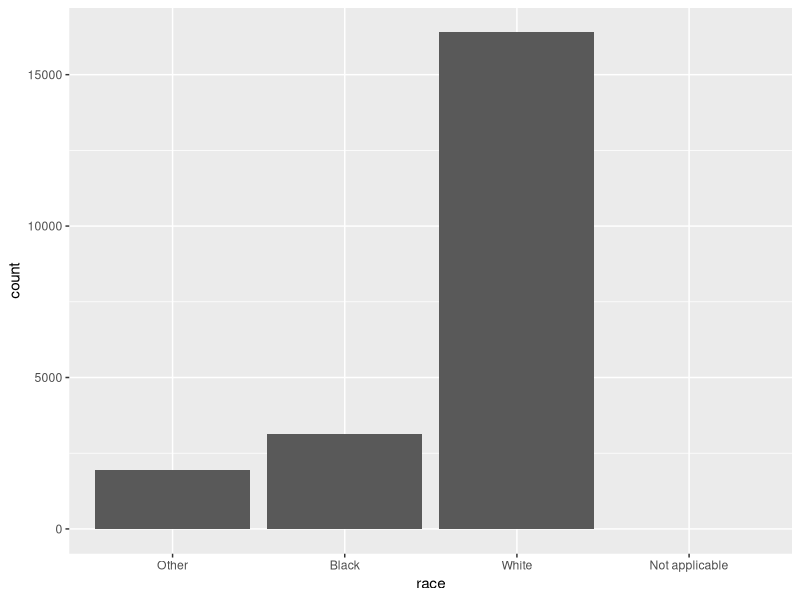
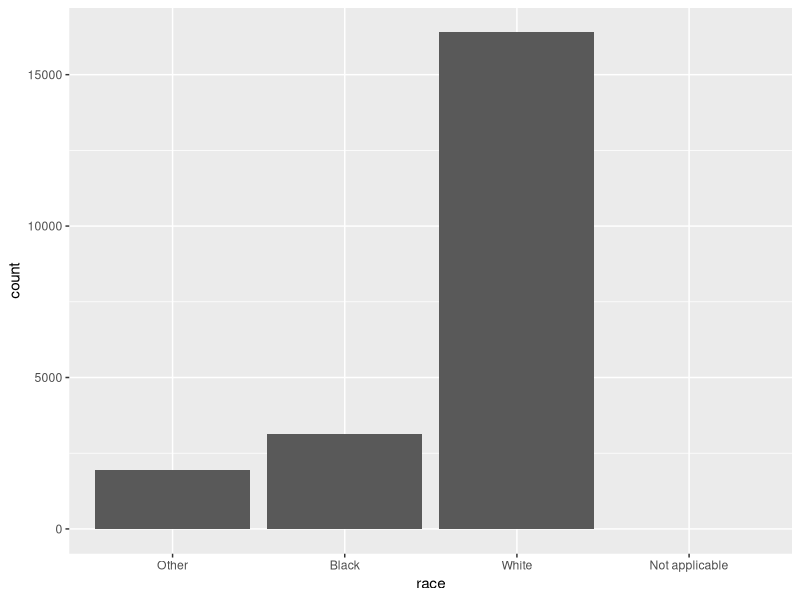
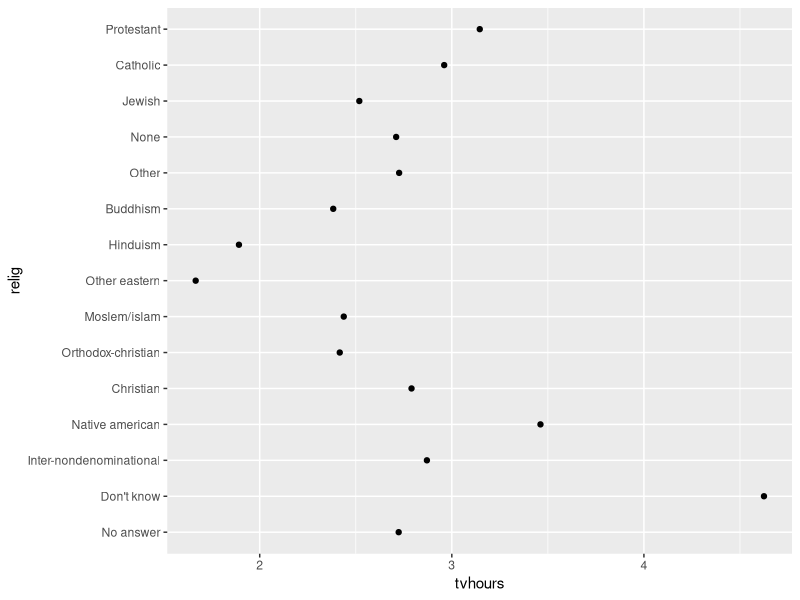
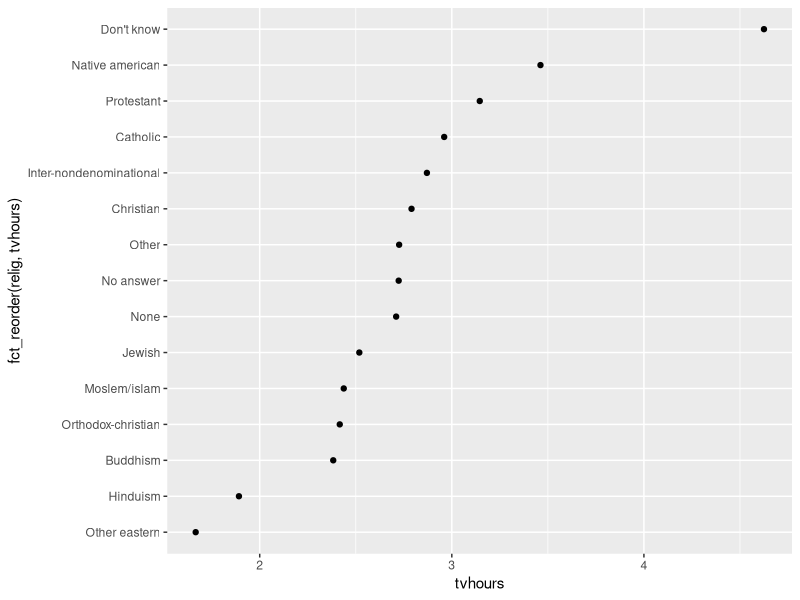
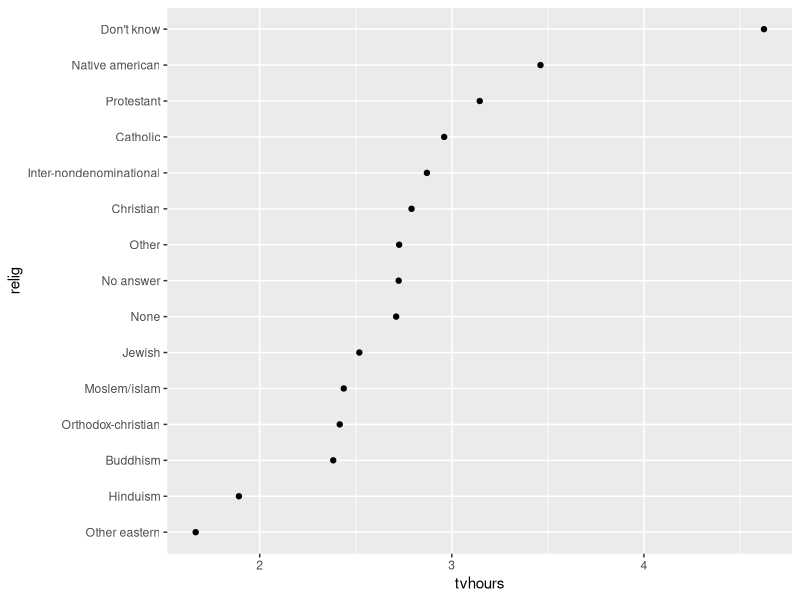
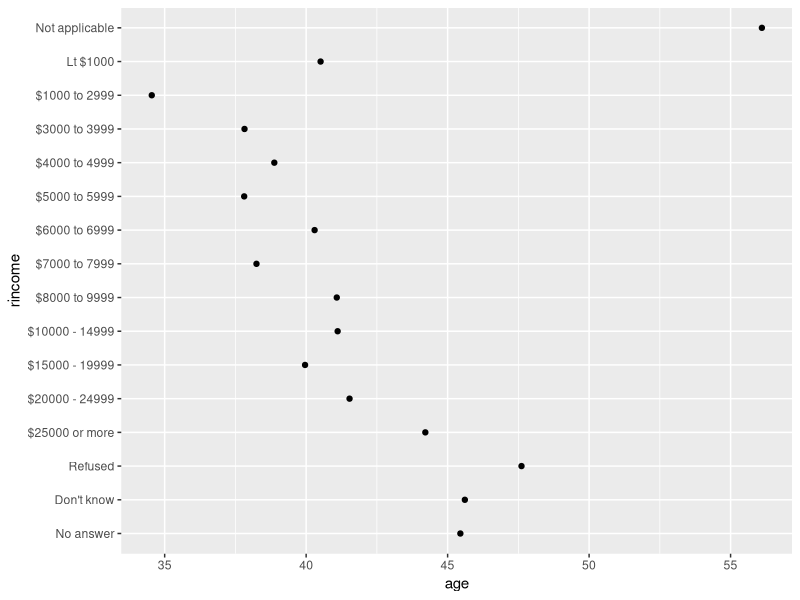
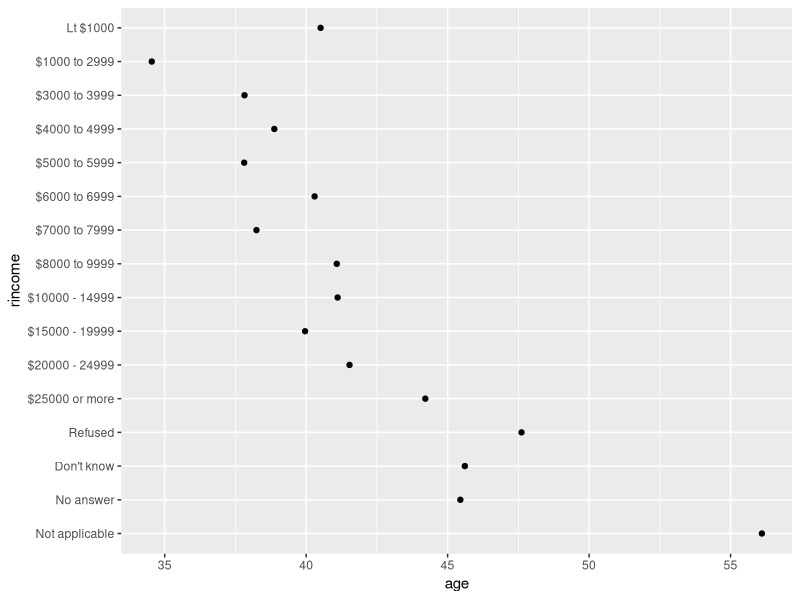
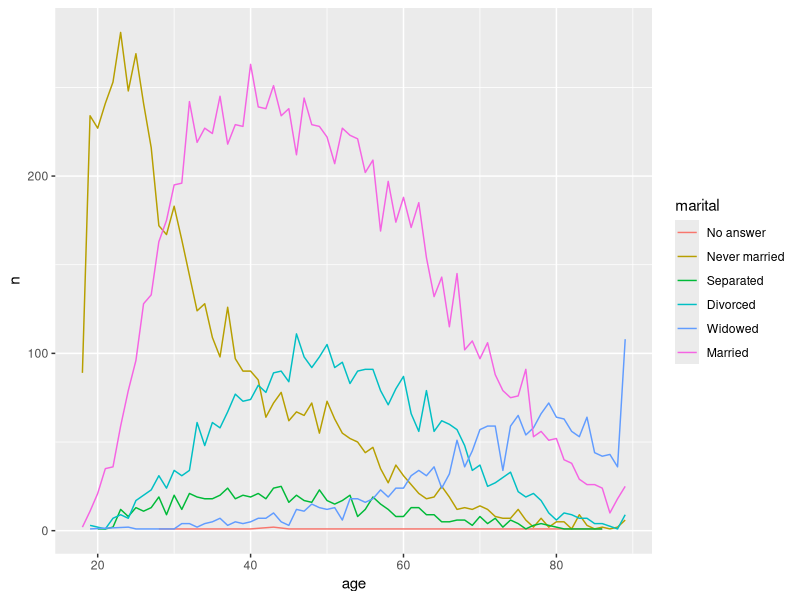

The R source for these figures, in order:
## ---- chunk 1
library(tidyverse)
library(forcats)
## ---- chunk 2
x1 <- c("Vie","Lun","Mar","Dom")
sort(x1)
## ---- chunk 3
day_levels <- c("Lun","Mar","Mie","Jue","Vie","Sab","Dom")

y1 <- factor(x1,levels = day_levels)

sort(y1)
## ---- chunk 4
x2 <- c("Vim","Lun","Mar","Dom")
y2 <- factor(x2,levels = day_levels)
y2
sort(y2)
## ---- chunk 5
f1 <- factor(x1,levels = unique(x1))
f1
## ---- chunk 6
f2 <- x1 %>% factor() %>% fct_inorder()
f2
## ---- chunk 7
levels(f2)
## ---- chunk 8
data(gss_cat)
gss_cat
## ---- chunk 9
gss_cat %>% count(race)
## ---- chunk 10
gss_cat %>% ggplot(mapping = aes(x=race))+
  geom_bar() +
  scale_x_discrete(drop=FALSE) #MUESTRA LOS OCULTOS
## ---- chunk 11
gss_cat %>% ggplot(mapping = aes(x=race))+
  geom_bar() +
  scale_x_discrete(drop=FALSE) #MUESTRA LOS OCULTOS
## ---- chunk 12
religion_summary <- gss_cat %>%
  group_by(relig) %>%
  summarise(
    age=mean(age,na.rm=TRUE),
    tvhours=mean(tvhours,na.rm=TRUE),
    n=n()
  )
religion_summary
## ---- chunk 13
ggplot(religion_summary,aes(tvhours,relig))+geom_point()
## ---- chunk 14
ggplot(religion_summary,aes(tvhours,fct_reorder(relig,tvhours)))+geom_point()
## ---- chunk 15
religion_summary %>%
  mutate(relig=fct_reorder(relig,tvhours)) %>% #reordena el factor por tvhours
  ggplot(aes(tvhours,relig))+geom_point()
## ---- chunk 16
gss_cat %>%
  group_by(rincome) %>%
  summarise(
    age=mean(age,na.rm=TRUE),
    tvhours=mean(tvhours,na.rm=TRUE),
    n=n()
  ) %>%
  #mutate(rincome = fct_reorder(rincome,age)) %>%
  ggplot(aes(age,rincome))+
  geom_point()
## ---- chunk 17
gss_cat %>%
  group_by(rincome) %>%
  summarise(
    age=mean(age,na.rm=TRUE),
    tvhours=mean(tvhours,na.rm=TRUE),
    n=n()
  ) %>%
  
  #aqui
mutate(rincome=fct_relevel(rincome,"Not applicable")) %>%
  ggplot(aes(age,rincome))+
  geom_point()
## ---- chunk 18
by_age <- gss_cat %>%
  filter(!is.na(age)) %>%
  group_by(age,marital) %>%
  count()
## ---- chunk 19
by_age %>%
  ggplot(aes(age,n,color=marital))+
  geom_line(na.rm=TRUE)
## ---- chunk 20
ggplot(by_age,aes(age,n,color=fct_reorder2(marital,age,n)))+
  geom_line(na.rm=TRUE)+
  labs(color="Marital")
## ---- chunk 21
gss_cat %>%
  mutate(marital=marital %>% fct_infreq()) %>%
  ggplot(aes(marital))+
  geom_bar()
## ---- chunk 22
gss_cat %>%
  mutate(marital=marital %>% fct_infreq() %>% fct_rev) %>%
  ggplot(aes(marital))+
  geom_bar()
## ---- chunk 23
gss_cat %>% count(partyid)
## ---- chunk 24
gss_cat %>% mutate(partyid = fct_recode(partyid,
  "Republican, strong"     =    "Strong republican",
  "Republican, weak"       =    "Not str republican",
  "Independent, near rep"  =    "Ind,near rep",
  "Independent, near dem"  =    "Ind,near dem",
  "Democrat, weak"         =    "Not str democrat",
  "Democrat, strong"       =    "Strong democrat"
)) %>%
  count(partyid)
## ---- chunk 25
gss_cat %>% mutate(partyid = fct_recode(partyid,
  "Republican, strong"     =    "Strong republican",
  "Republican, weak"       =    "Not str republican",
  "Independent, near rep"  =    "Ind,near rep",
  "Independent, near dem"  =    "Ind,near dem",
  "Democrat, weak"         =    "Not str democrat",
  "Democrat, strong"       =    "Strong democrat",
  "Other"                  =    "No answer",
  "Other"                  =    "Don't know",
  "Other"                  =    "Other party"
)) %>%
  count(partyid)
## ---- chunk 26
gss_cat %>%
  mutate(partyid=fct_collapse(partyid,
                              other=c("No answer","Don't know","Other party"),
                              rep=c("Strong republican","Not str republican"),
                              ind=c("Ind,near rep","Ind,near dem","Independent"),
                              dem=c("Not str democrat","Strong democrat")
                              )) %>%
  count(partyid)
## ---- chunk 27
gss_cat %>%
  mutate(relig = fct_lump(relig,n=5)) %>%
           count(relig,sort=TRUE)
